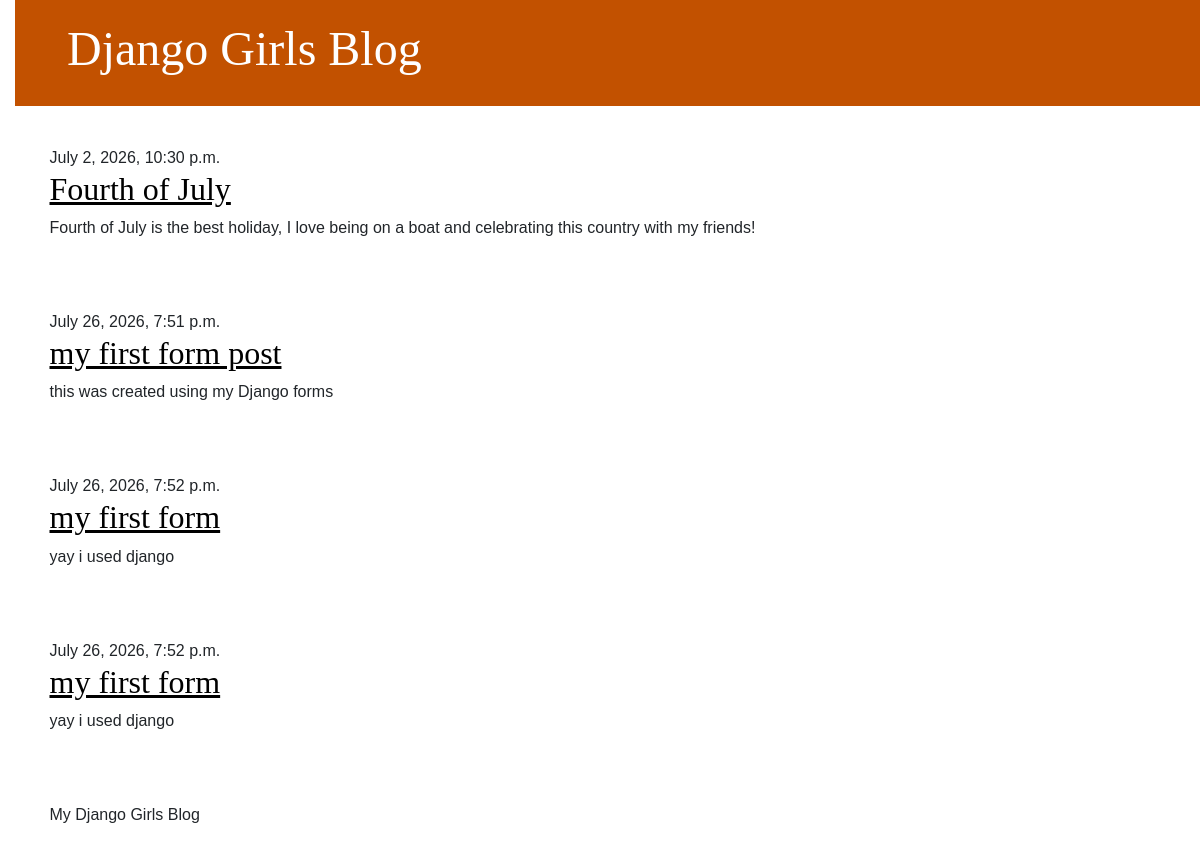
The page / on the database its author committed.
### blog/models.py (models this page shows, shortened)
class Post(models.Model):
    author = models.ForeignKey(settings.AUTH_USER_MODEL, on_delete=models.CASCADE)
    title = models.CharField(max_length=200)
    text = models.TextField()
    created_date = models.DateTimeField(auto_now_add=True)
    published_date = models.DateTimeField(blank=True, null=True)

### blog/views.py (the view)
# urls.py: path("", views.post_list, name="post_list"),
def post_list(request):
    posts = Post.objects.filter(
        published_date__lte=timezone.now()
    ).order_by('published_date')
    return render(request, 'blog/post_list.html', {'posts': posts})

### blog/templates/blog/post_list.html
{% extends 'blog/base.html' %}
{% block content %}
{% for post in posts %}
    <article class="post">
        <time class="date">
            {{ post.published_date }}
        </time>
        <h2>
            <a href="{% url 'post_detail' pk=post.pk %}">
                {{ post.title }}
            </a>
        </h2>
        <p>{{ post.text|linebreaksbr }}</p>
    </article>
{% endfor %}
{% endblock %}

### blog/static/css/blog.css (style rules this page uses)
body { font-family: Arial, sans-serif; }
h1 a, h2 a { color: #C25100; }
body { padding-left: 15px; }
h1 a, h2 a { color: #C25100; font-family: 'Lobster'; }
.post { margin-bottom: 70px; }
.post h2 a, .post h2 a:visited { color: #000000; }

### rows shown on the page
Post: published_date "July 2, 2026, 10:30 p.m.", title "Fourth of July", text "Fourth of July is the best holiday, I love being on a boat and celebrating this country with my friends!"
Post: published_date "July 26, 2026, 7:51 p.m.", title "my first form post", text "this was created using my Django forms"
Post: published_date "July 26, 2026, 7:52 p.m.", title "my first form", text "yay i used django"
Post: published_date "July 26, 2026, 7:52 p.m.", title "my first form", text "yay i used django"
